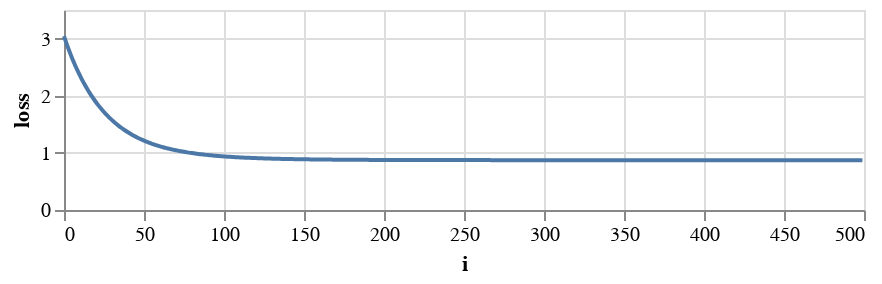

Notebook code cell kept with this figure:
### Markdown cell above
And we can see how the loss changes over the iterations:

### Code cell
import altair as alt
import pandas as pd

loss_df = pd.DataFrame({'i':range(500), 'loss':loss_record})
alt.Chart(loss_df, height=100).mark_line().encode(x='i', y='loss')

### Figure 1 — Vega-Lite specification as saved in the notebook (floating-point values rounded to 4 significant figures; data arrays with more than 128 entries replaced by an {"elided": "..."} marker saying what was removed)
{"$schema": "https://vega.github.io/schema/vega-lite/v3.4.0.json", "config": {"mark": {"tooltip": null}, "view": {"height": 300, "width": 400}}, "data": {"name": "data-8bbf64d689001292b93509c84ba11f81"}, "datasets": {"data-8bbf64d689001292b93509c84ba11f81": {"elided": "500 records"}}, "encoding": {"x": {"field": "i", "type": "quantitative"}, "y": {"field": "loss", "type": "quantitative"}}, "height": 100, "mark": "line"}
